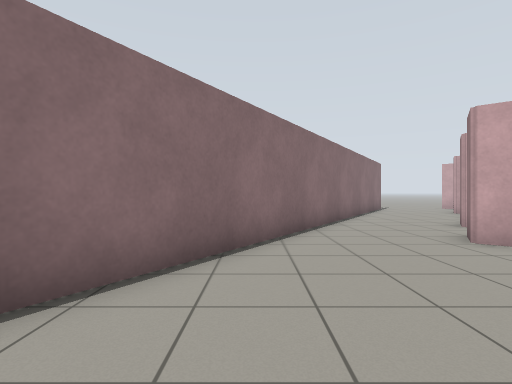
[1] (above)

16 first-person views from a walk through a robot-simulator world made for Gazebo. The camera is 0.94 m above the floor, looks level and sees 80° across. Floor lines are 1 m apart. The floor is counted in squares, 1 m on a side. Each view is taken from the middle of a square. On the plan, view 1 faces up. The plan holds only what a view shows up to about 11 squares ahead; the rest is blank.

[2]
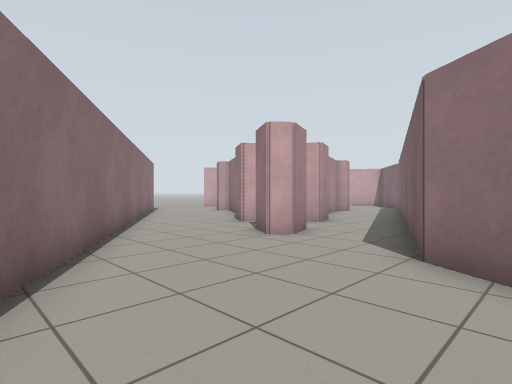

[3]
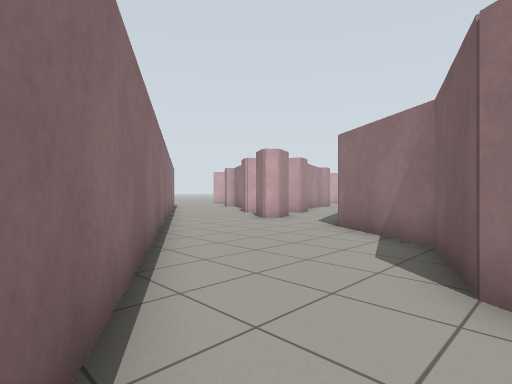

[4]
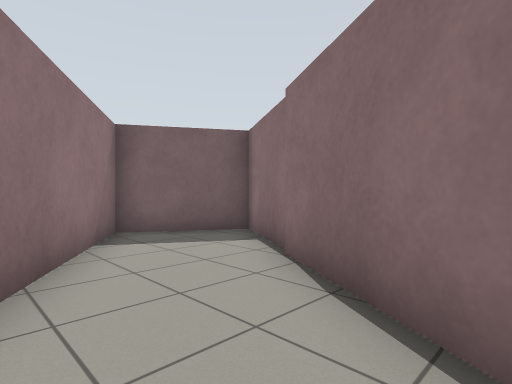

[5]
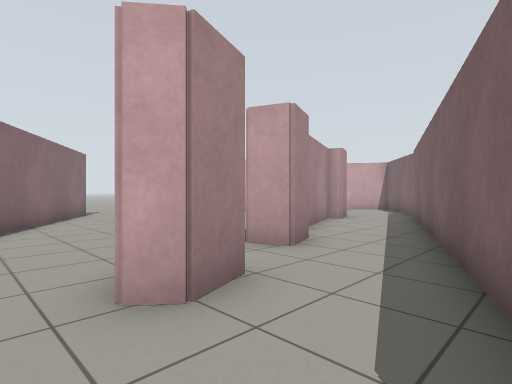

[6]
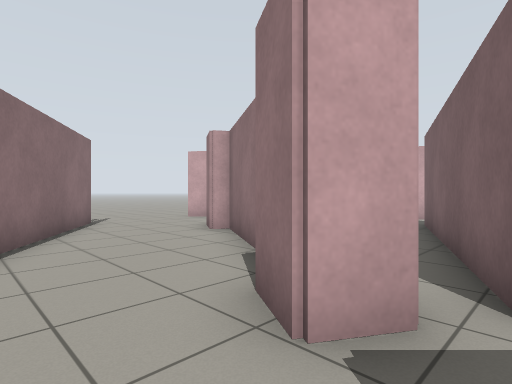

[7]
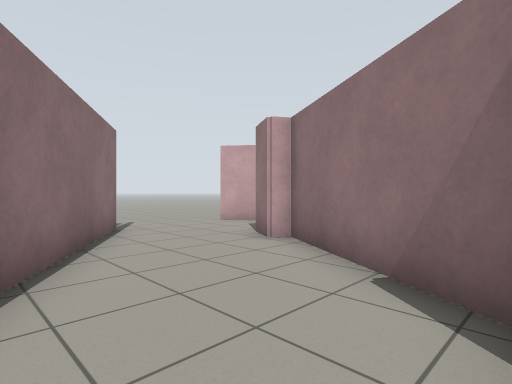

[8]
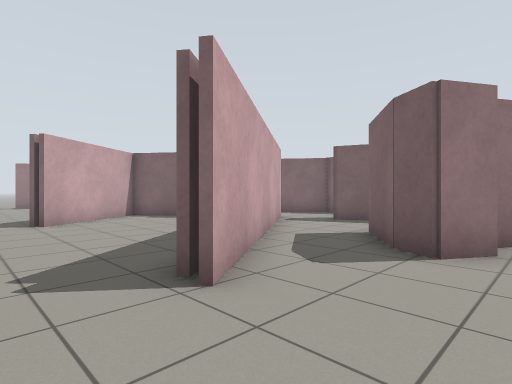

[9]
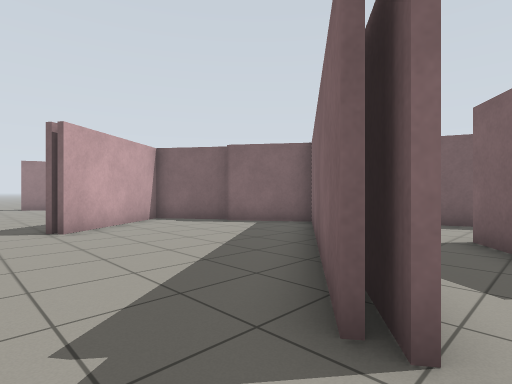

[10]
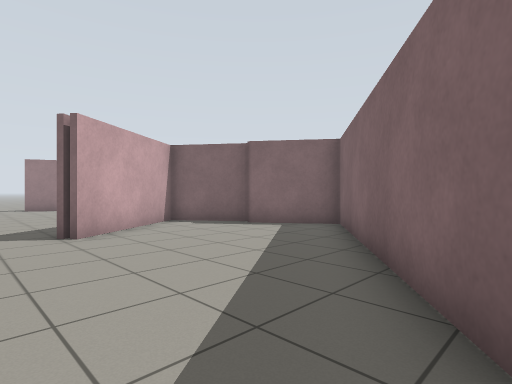

[11]
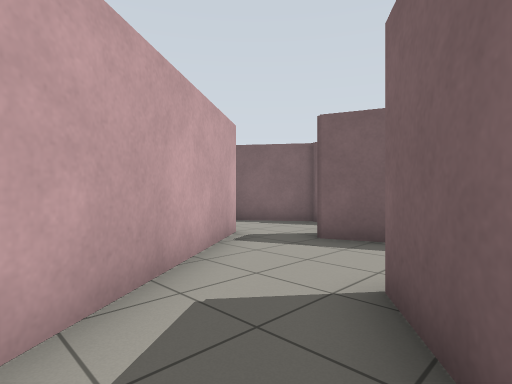

[12]
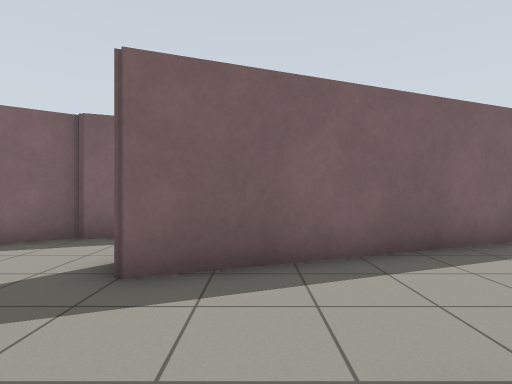

[13]
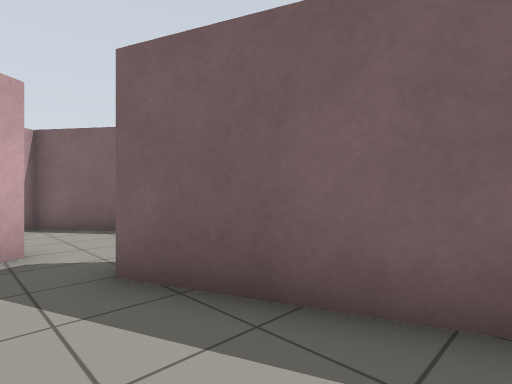

[14]
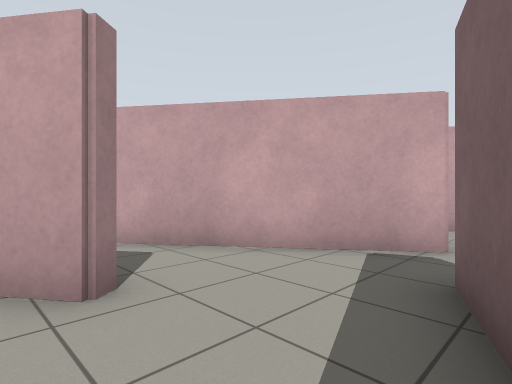

[15]
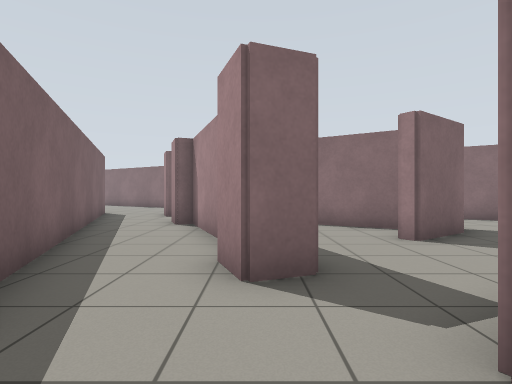

[16]
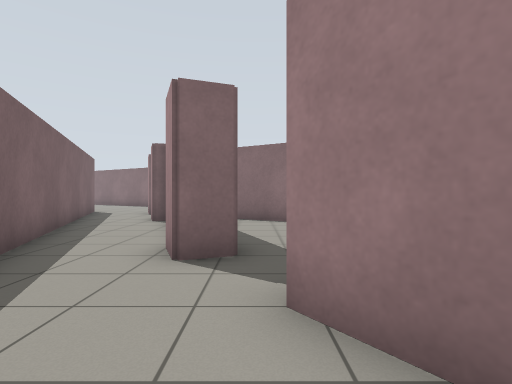

### Floor plan
Points are (right, up) in squares from view 1. A wall is a line through its corners. A room is listed if a view was taken in it or the views show most of it. See-through windows are left out.
Room 1 (views 1, 2, 3, 4, 5)
walls: (0.4, 6.2) (-6.2, -4.7) (-3.6, -6.3) (-0.8, -1.5) (1.8, -0.5) (3.5, 2.3) (9.7, 4.7); (5.4, 5.6) (4.4, 5.2) (3.9, 5.6); (6.4, 7.6) (5.5, 8.1); (8.3, 6.7) (7.2, 6.3) (6.8, 7.3)
ways out: opening at (2.5, 6) to room 2; opening at (5, 7) to room 2; opening at (9, 6) to room 3
Room 2 (views 6, 7, 8, 9, 10, 11)
walls: (11.2, 16.1) (10.5, 17.1); (10.6, 17.2) (11.4, 16.1); (11, 17.3) (15.6, 10.9) (17.9, 12.6); (7, 17) (0.4, 6.2); (6.7, 9.1) (9, 13) (8.6, 13.3) (9.2, 14.2) (10, 13.8); (5.5, 8.1) (6.1, 9.1); (18.1, 12.3) (20.2, 13.8) (17.8, 17.2); (3.9, 5.6) (4.5, 6.5)
ways out: opening at (2.5, 6) to room 1; opening at (5, 7) to room 1; opening at (11, 15) to room 3; opening at (6.5, 18.5); opening at (17.5, 18.5)
Room 3 (views 12, 15, 16)
walls: (10.8, 8.7) (13.5, 9.8) (13.9, 8.9) (12.8, 8.5) (12.6, 8.9) (8.1, 7.2) (8.3, 6.7); (16.7, 11.1) (15.4, 10.2) (11.2, 16.1); (15.6, 6.8) (19.4, 9.5) (18.3, 11); (10, 13.8) (11.2, 12.1) (10.8, 11.8); (9.7, 4.7) (15.5, 7)
ways out: opening at (9, 6) to room 1; opening at (11, 15) to room 2; opening at (11, 10.5) to room 4
Room 4 (views 13, 14)
walls: (10.8, 11.8) (10.3, 12.6); (9.4, 12.7) (7.3, 9.3); (7.1, 7.3) (10.8, 8.7)
ways out: opening at (11, 10.5) to room 3

Where each view was taken, in squares from view 1:
view 1: 0 up, 0 right, facing up
view 2: 1 up, 1 left, facing up-right
view 3: 2 down, 4 left, facing up-right
view 4: 1 up, 1 left, facing down-left
view 5: 3 up, 3 right, facing up-right
view 6: 7 up, 4 right, facing up-right
view 7: 9 up, 4 right, facing up-right
view 8: 19 up, 8 right, facing down-right
view 9: 19 up, 10 right, facing down-right
view 10: 19 up, 11 right, facing down-right
view 11: 15 up, 10 right, facing down-right
view 12: 13 up, 12 right, facing down
view 13: 11 up, 10 right, facing down-right
view 14: 9 up, 10 right, facing up-right
view 15: 9 up, 17 right, facing left
view 16: 10 up, 18 right, facing left
